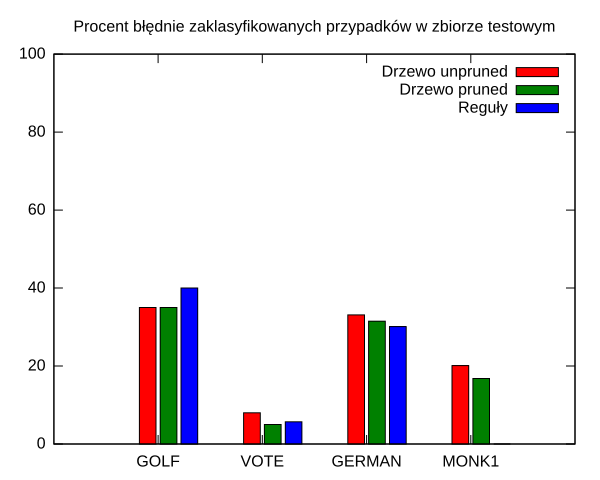

The gnuplot source for this figure:
#
set term svg
set output "p2t2-compare-errors.svg"
set title "Procent błędnie zaklasyfikowanych przypadków w zbiorze testowym"
set palette gray
set style data histogram
set auto x
set yrange [0:100]
set style fill solid border -1
set boxwidth 0.8
plot for [i=2:4] "p2t2-compare-errors.dat" u i:xtic(1) ti col
#
